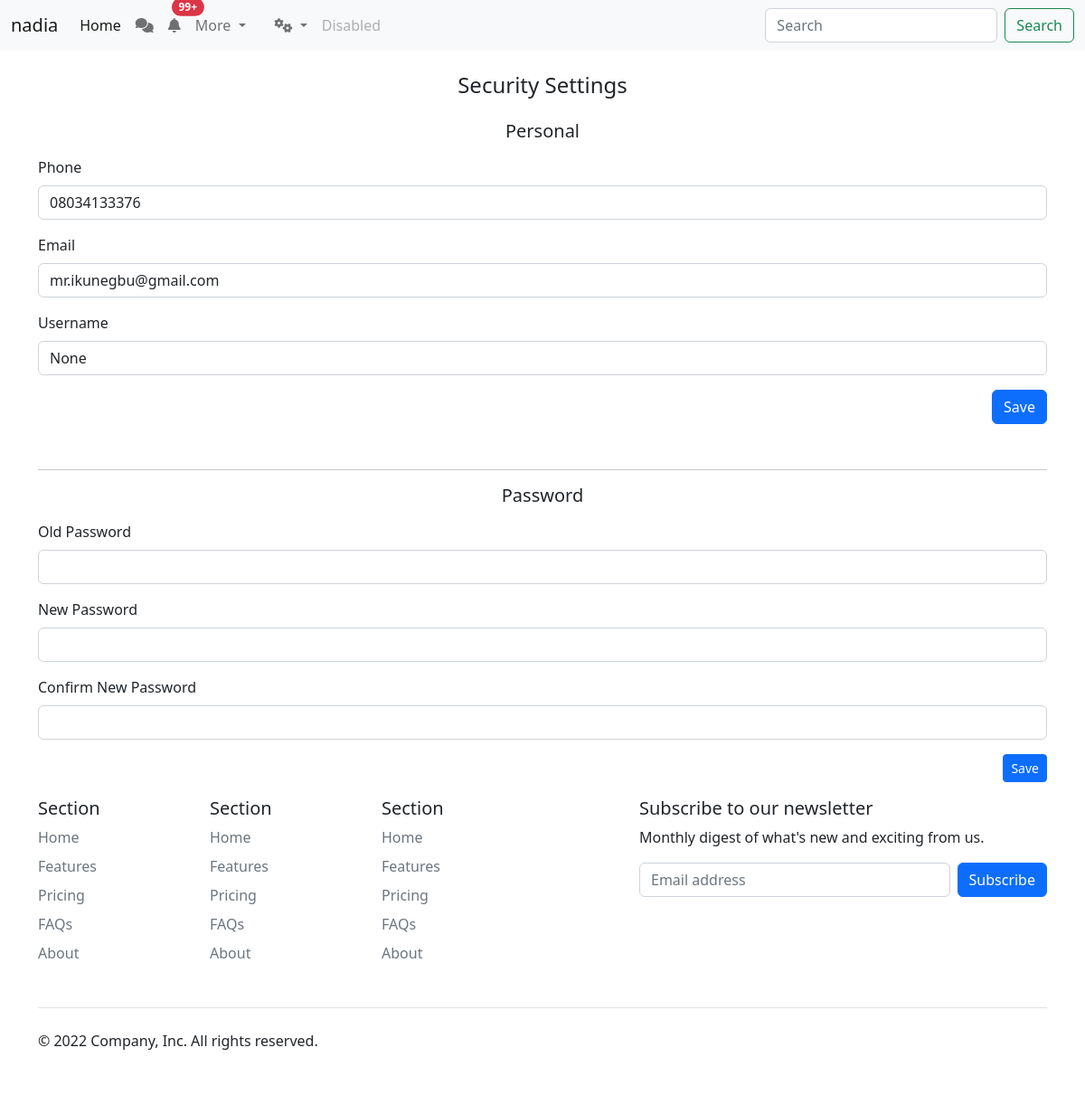
/settings/security (signed in), run on the app's committed database.
### project/models/User.py (models this page shows, shortened)
class User(UserMixin, db.Model):
    id = db.Column(db.Integer, primary_key=True)
    email = db.Column(db.String(100), unique=True)
    username = db.Column(db.String(100), unique=True)
    password = db.Column(db.String(120))
    fullname = db.Column(db.String(200))
    phone = db.Column(db.String(100))
    gender = db.Column(db.Enum(GenderEnum), nullable=True)
    access = db.Column(db.String(200), nullable=True, default='user')
    age = db.Column(db.Integer, nullable=True)
    city_id = db.Column(db.Integer, nullable=True)
    avatar = db.Column(db.String(200), nullable=True)
    govcard = db.Column(db.String(200), nullable=True)
    verified = db.Column(db.Integer(),nullable=True, default=0)
    addrss = db.Column(db.Text(), nullable=True)
    blocked = db.Column(db.Integer,nullable=True, default=0)
    bio = db.Column(db.Text(), nullable=True)
    tagline = db.Column(db.Text(), nullable=True)
    created_at = db.Column(db.DateTime, default=datetime.utcnow)

### project/Blue_Prints/Settings/settings.py (the view)
@settings.route('/settings/security')
def security_settings():
        user = Helpers.get_user_type(current_user)
        if(user == 'therapist'):
            logged_user = Therapist.query.get(current_user.id)
        elif(user == 'user'):
            logged_user = User.query.get(current_user.id)
        else:
            logged_user = User.query.get(current_user.id)
        return render_template('security_settings.html', logged_user=logged_user)

### project/Services/Helpers.py (called while the page is built)
def get_user_type(user):
    if isinstance(user, User):
        return 'user'
    elif isinstance(user, Admin):
        return 'admin'
    else:
        return 'unknown'

### project/Blue_Prints/Settings/templates/security_settings.html (shortened to what this page needs)
{% extends "layouts/guest.html" %}
{% block styles %}
<link rel="stylesheet" type="text/css" href="{{ url_for('settings.static', filename='css/settings.css') }}">
<link rel="stylesheet" href="https://cdnjs.cloudflare.com/ajax/libs/font-awesome/6.3.0/css/all.min.css" />
{% endblock %}
{% block content %}
<main class="container">
    <h4 class="text-center text-dark mt-4 mb-4">Security Settings</h4>
    <form action="{{url_for('settings.settings_misc')}}" method="POST">
        <div class="form-group">
            <h5 class="text-dark text-center">Personal</h5>
        </div>
        <div class="form-group mt-3">
            <label for="" class="form-label">Phone</label>
            <input type="text" name="phone" value="{{logged_user.phone}}"  class="form-control">
        </div>
        <div class="form-group mt-3">
            <label for="" class="form-label">Email</label>
            <input type="text" name="email" value="{{logged_user.email}}" class="form-control">
        </div>
        <div class="form-group mt-3">
            <label for="" class="form-label">Username</label>
            <input type="text" name="username" value="{{logged_user.username}}" class="form-control">
        </div>
        <div class="form-group mt-3">
            <button class="btn-primary btn" style="float:right;"> Save</button>
        </div>
    </form>
    <br>
    <br>
    <br>
    <hr>
    <form action="{{url_for('settings.reset_password')}}" method="POST">
        <div class="form-group mt-3">
            <h5 class="text-center text-dark">Password</h5>
        </div>
        <div class="form-group mt-3">
            <label for="" class="form-label">Old Password</label>
            <input type="text" name="old_password" class="form-control">
        </div>
        <div class="form-group mt-3">
            <label for="" class="form-label">New Password</label>
            <input type="text" name="new_password" class="form-control">
        </div>
        <div class="form-group mt-3">
            <label for="" class="form-label">Confirm New Password</label>
            <input type="text" name="confirm_new" class="form-control">
        </div>
        <div class="form-group mt-3">
            <button style="float:right;" class="btn btn-sm btn-primary">
                Save
            </button>
        </div>
    </form>
</main>
{% endblock %}

### data on the page
User: phone "08034133376", email "mr.ikunegbu@gmail.com", username "None"
